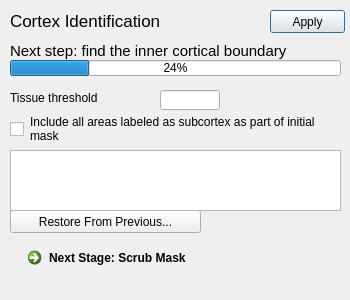
<?xml version="1.0" encoding="UTF-8"?>
<ui version="4.0">
 <class>CortexIdentificationDialog</class>
 <widget class="QDialog" name="CortexIdentificationDialog">
  <property name="geometry">
   <rect>
    <x>0</x>
    <y>0</y>
    <width>350</width>
    <height>300</height>
   </rect>
  </property>
  <property name="windowTitle">
   <string>Cortex Identification</string>
  </property>
  <widget class="QLabel" name="label_5">
   <property name="geometry">
    <rect>
     <x>10</x>
     <y>10</y>
     <width>261</width>
     <height>21</height>
    </rect>
   </property>
   <property name="font">
    <font>
     <pointsize>13</pointsize>
    </font>
   </property>
   <property name="text">
    <string>Cortex Identification</string>
   </property>
  </widget>
  <widget class="QCommandLinkButton" name="nextTool">
   <property name="geometry">
    <rect>
     <x>20</x>
     <y>240</y>
     <width>321</width>
     <height>41</height>
    </rect>
   </property>
   <property name="text">
    <string>Next Stage: Scrub Mask</string>
   </property>
  </widget>
  <widget class="QLabel" name="stepNameText">
   <property name="geometry">
    <rect>
     <x>10</x>
     <y>40</y>
     <width>331</width>
     <height>21</height>
    </rect>
   </property>
   <property name="font">
    <font>
     <pointsize>11</pointsize>
    </font>
   </property>
   <property name="text">
    <string>Next step: find the inner cortical boundary</string>
   </property>
  </widget>
  <widget class="QProgressBar" name="progressBar">
   <property name="geometry">
    <rect>
     <x>10</x>
     <y>60</y>
     <width>331</width>
     <height>16</height>
    </rect>
   </property>
   <property name="value">
    <number>24</number>
   </property>
  </widget>
  <widget class="QPushButton" name="applyButton">
   <property name="geometry">
    <rect>
     <x>270</x>
     <y>10</y>
     <width>75</width>
     <height>23</height>
    </rect>
   </property>
   <property name="text">
    <string>Apply</string>
   </property>
   <property name="default">
    <bool>true</bool>
   </property>
  </widget>
  <widget class="QPushButton" name="restoreFromPreviousSessionButton">
   <property name="geometry">
    <rect>
     <x>10</x>
     <y>210</y>
     <width>191</width>
     <height>23</height>
    </rect>
   </property>
   <property name="text">
    <string>Restore From Previous...</string>
   </property>
  </widget>
  <widget class="QLineEdit" name="tissueThresholdEditBox">
   <property name="geometry">
    <rect>
     <x>160</x>
     <y>90</y>
     <width>60</width>
     <height>20</height>
    </rect>
   </property>
   <property name="toolTip">
    <string/>
   </property>
  </widget>
  <widget class="QLabel" name="label">
   <property name="geometry">
    <rect>
     <x>10</x>
     <y>90</y>
     <width>141</width>
     <height>16</height>
    </rect>
   </property>
   <property name="text">
    <string>Tissue threshold</string>
   </property>
  </widget>
  <widget class="QTextEdit" name="statusBoxTextEdit">
   <property name="geometry">
    <rect>
     <x>10</x>
     <y>150</y>
     <width>331</width>
     <height>61</height>
    </rect>
   </property>
   <property name="readOnly">
    <bool>true</bool>
   </property>
  </widget>
  <widget class="QCheckBox" name="includeAllSubcorticalLabelsCheckBox">
   <property name="geometry">
    <rect>
     <x>10</x>
     <y>120</y>
     <width>19</width>
     <height>18</height>
    </rect>
   </property>
   <property name="text">
    <string/>
   </property>
  </widget>
  <widget class="QLabel" name="subcortexLabel">
   <property name="geometry">
    <rect>
     <x>30</x>
     <y>113</y>
     <width>311</width>
     <height>32</height>
    </rect>
   </property>
   <property name="text">
    <string>Include all areas labeled as subcortex as part of initial mask</string>
   </property>
   <property name="wordWrap">
    <bool>true</bool>
   </property>
  </widget>
 </widget>
 <resources/>
 <connections/>
</ui>
